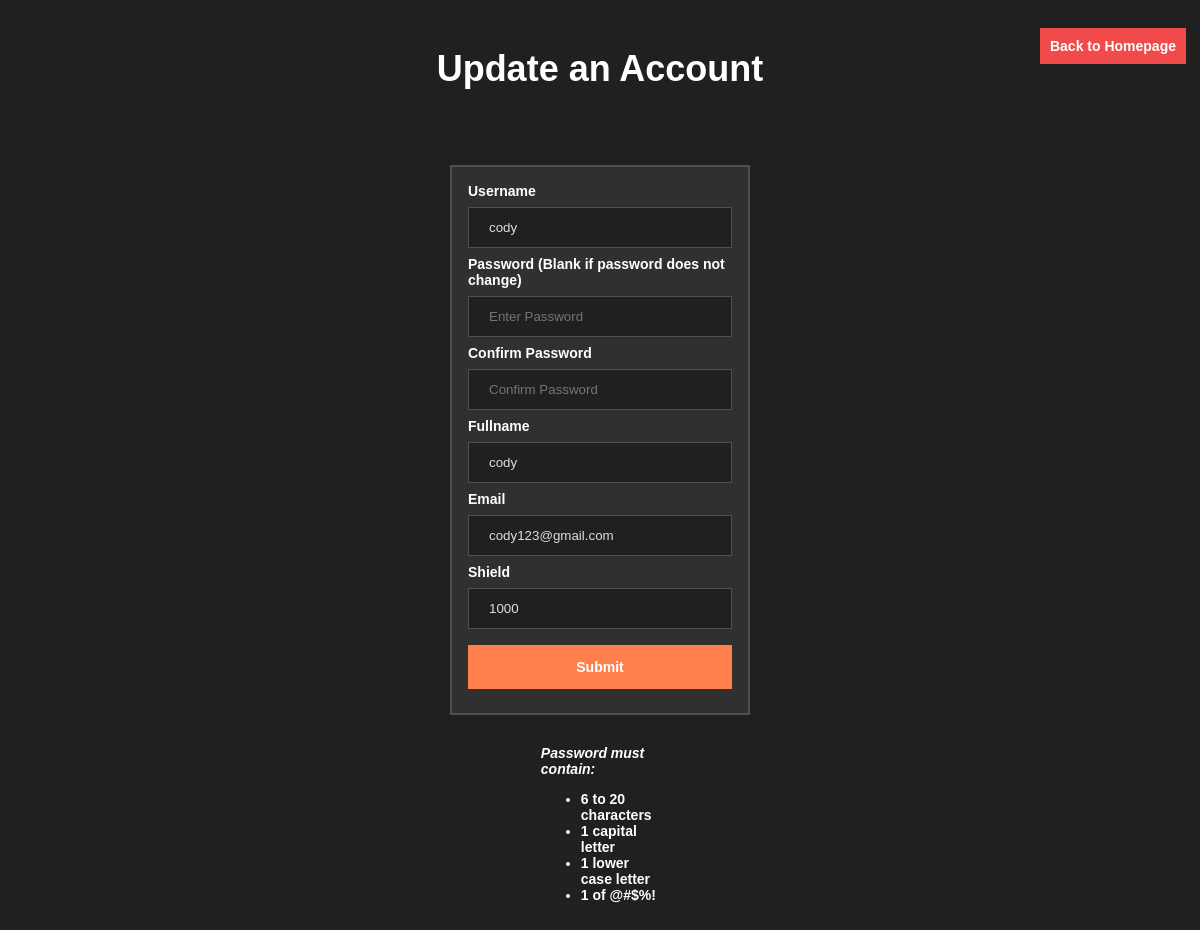
/source/useredit.php?username=cody&action=edit (signed in), run on the app's committed database.
### tables this page shows
CREATE TABLE `verticalshooter_entity_user` (
  `username` varchar(45) NOT NULL,
  `password` varchar(45) DEFAULT NULL,
  `role` varchar(45) DEFAULT NULL,
  `fullname` varchar(255) DEFAULT NULL,
  `email` varchar(255) DEFAULT NULL,
  `shield` int(11) DEFAULT NULL,
  PRIMARY KEY (`username`)
);

### source/useredit.php (the view, shortened to what this page needs)
<?php
include('session.php');
if (empty($_GET['username']) || empty($_GET['action']) && ( $_GET['action'] != "edit" || $_GET['action'] != "delete" || $_GET['action'] != "update")) {
    header("location: admin.php");
} else {
    $user = $_GET['username'];
    $action = $_GET['action'];
    $user = stripslashes($user);
    $user = mysqli_real_escape_string($connection, $user);
    if ($action == "edit") {
        $sql = mysqli_query($connection, "select * from VerticalShooter_entity_user where username='$user'");
        while ($row = mysqli_fetch_array($sql)) {
            $fullname = empty($row["fullname"]) ? "" : $row["fullname"];
            $email = empty($row["email"]) ? "" : $row["email"];
            $shield = empty($row["shield"]) ? 0 : $row["shield"];
        }
    }
}
?>
<!DOCTYPE html>
<html>
    <head>
        <link rel="stylesheet" type="text/css" href="style.css"/>
    </head>
    <body>
        <div class="topright">
            <a href="index.php">
                <div id="logout">Back to Homepage</div>
            </a>
        </div>
        <br>
        <h1 id="title">Update an Account</h1><br>
        <br>
        <div id="create">
            <form name="myForm" action="useredit.php" method="GET" onsubmit="return(checkForm());">
                <div class="container">
                    <label for="username">Username</label>
                    <input id="username" type="text" readonly="true" placeholder="Enter Username" name="username" value="<?php echo $user; ?>">
                    <label for="password">Password (Blank if password does not change)</label>
                    <input id="pswd1" type="password" placeholder="Enter Password" name="pswd1">
                    <label for="password">Confirm Password</label>
                    <input id="pswd2" type="password" placeholder="Confirm Password" name="pswd2">
                    <label for="fullname">Fullname</label>
                    <input id="fullname" type="text" placeholder="Enter Fullname" name="fullname" value="<?php echo $fullname; ?>">
                    <label for="email">Email</label>
                    <input id="email" type="text" placeholder="Enter Email" name="email" value="<?php echo $email; ?>">
                    <label for="shield">Shield</label>
                    <input onkeypress="if ( isNaN( String.fromCharCode(event.keyCode) )) return false;" id="shield" type="text" placeholder="Enter Shield" name="shield" value="<?php echo $shield; ?>" required>
                    <button id="createbutton" type="submit">Submit</button><br>
                </div>
            </form>
        </div>
        <br>
        <div id="passreqs">
            <i>Password must contain:</i>
            <ul>
                <li>6 to 20 characters</li>
                <li>1 capital letter</li>
                <li>1 lower case letter</li>
                <li>1 of @#$%!</li>
            </ul>
        </div>
    </body>
</html>

### source/style.css (style rules this page uses)
body { color: white; font-size: 14px; font-family: Arial, Helvetica, sans-serif; font-weight: bold; background-color: #202020; }
#title { text-align: center; font-size: 36px; }
form { margin: auto; width: 25%; border: 2px solid #505050; background-color: #303030; }
label { color: white; font-size: 14px; font-family: Arial, Helvetica, sans-serif; font-weight: bold; }
input[type=text], input[type=password] { width: 100%; padding: 12px 20px; margin: 8px 0; display: inline-block; border: 1px solid #ccc; box-sizing: border-box; border: 1px solid #505050; color: #DDDDDD; background-color: #202020; }
button { font-weight: bold; font-size: 14px; color: white; padding: 14px 20px; margin: 8px 0; border: none; cursor: pointer; width: 100%; }
.container { padding: 16px; }
a { color: #00A1FE; font-size: 14px; font-weight: bold; text-align: center; text-decoration: none; width: 100% }
#logout { font-family: Arial, Helvetica, sans-serif; background-color: #F14A4A; color: white; padding: 10px 10px; margin: 8px 0; cursor: pointer; }
#createbutton { background-color: #FF804C; }
.topright { position: fixed; top: 20px; right: 14px; }
#passreqs { font-family: Arial, Helvetica, sans-serif; color: white; padding: 14px 20px; margin: auto; width: 10%; }

### data on the page
verticalshooter_entity_user: fullname "cody", email "cody123@gmail.com", shield "1000"
